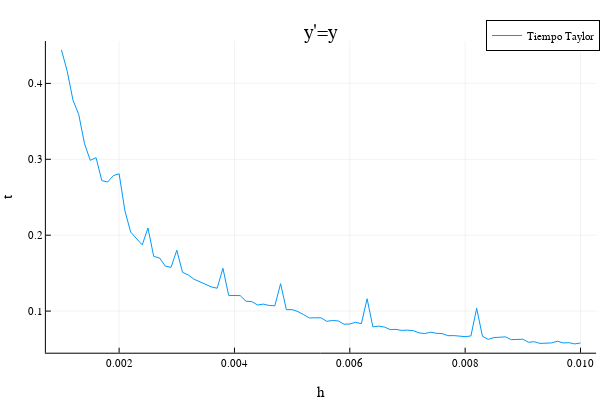

Notebook code for this chart:
### Code cell
plot(h,tiempoTaylor1.(h),label = "Tiempo Taylor",title = "y'=y", xlabel = "h",ylabel = "t")

### Figure 1 — Plotly figure (JSON) as saved in the notebook; plotly's stock layout.template omitted (floating-point values rounded to 4 significant figures)
{"data": [{"colorbar": {"title": ""}, "legendgroup": "Tiempo Taylor", "line": {"color": "rgba(0, 154, 250, 1.000)", "dash": "solid", "shape": "linear", "width": 1}, "mode": "lines", "name": "Tiempo Taylor", "showlegend": true, "type": "scatter", "x": [0.001, 0.0011, 0.0012, 0.0013, 0.0014, 0.0015, 0.0016, 0.0017, 0.0018, 0.0019, 0.002, 0.0021, 0.0022, 0.0023, 0.0024, 0.0025, 0.0026, 0.0027, 0.0028, 0.0029, 0.003, 0.0031, 0.0032, 0.0033, 0.0034, 0.0035, 0.0036, 0.0037, 0.0038, 0.0039, 0.004, 0.0041, 0.0042, 0.0043, 0.0044, 0.0045, 0.0046, 0.0047, 0.0048, 0.0049, 0.005, 0.0051, 0.0052, 0.0053, 0.0054, 0.0055, 0.0056, 0.0057, 0.0058, 0.0059, 0.006, 0.0061, 0.0062, 0.0063, 0.0064, 0.0065, 0.0066, 0.0067, 0.0068, 0.0069, 0.007, 0.0071, 0.0072, 0.0073, 0.0074, 0.0075, 0.0076, 0.0077, 0.0078, 0.0079, 0.008, 0.0081, 0.0082, 0.0083, 0.0084, 0.0085, 0.0086, 0.0087, 0.0088, 0.0089, 0.009, 0.0091, 0.0092, 0.0093, 0.0094, 0.0095, 0.0096, 0.0097, 0.0098, 0.0099, 0.01], "xaxis": "x", "y": [0.4442, 0.416, 0.3779, 0.3589, 0.3205, 0.2986, 0.3021, 0.2719, 0.2701, 0.2785, 0.2809, 0.2322, 0.2041, 0.1953, 0.1871, 0.2095, 0.172, 0.17, 0.1593, 0.1576, 0.1802, 0.151, 0.1475, 0.142, 0.1385, 0.1348, 0.1319, 0.1301, 0.1564, 0.1207, 0.1204, 0.1204, 0.113, 0.1126, 0.108, 0.1092, 0.1074, 0.107, 0.1361, 0.1018, 0.1019, 0.09936, 0.09531, 0.09088, 0.09117, 0.09115, 0.08649, 0.08765, 0.08702, 0.08268, 0.08303, 0.08529, 0.0833, 0.1162, 0.07924, 0.08019, 0.07896, 0.07566, 0.07588, 0.07454, 0.0749, 0.07427, 0.07128, 0.07042, 0.0722, 0.07077, 0.07039, 0.06759, 0.06772, 0.06681, 0.06637, 0.06722, 0.1037, 0.06683, 0.06277, 0.06507, 0.06604, 0.06603, 0.06233, 0.06306, 0.06296, 0.05892, 0.05961, 0.0574, 0.05813, 0.05808, 0.06028, 0.05808, 0.05837, 0.05679, 0.05799], "yaxis": "y", "zmax": null, "zmin": null}], "layout": {"annotations": [{"font": {"color": "rgba(0, 0, 0, 1.000)", "family": "sans-serif", "size": 20}, "rotation": 0, "showarrow": false, "text": "y'=y", "x": 0.535, "xanchor": "center", "xref": "paper", "y": 1, "yanchor": "top", "yref": "paper"}], "height": 400, "legend": {"bgcolor": "rgba(255, 255, 255, 1.000)", "bordercolor": "rgba(0, 0, 0, 1.000)", "borderwidth": 1, "font": {"color": "rgba(0, 0, 0, 1.000)", "family": "sans-serif", "size": 11}, "title": {"font": {"color": "rgba(0, 0, 0, 1.000)", "family": "sans-serif", "size": 15}, "text": ""}, "tracegroupgap": 0, "traceorder": "normal", "x": 1, "xanchor": "auto", "y": 1, "yanchor": "auto"}, "margin": {"b": 20, "l": 0, "r": 0, "t": 20}, "paper_bgcolor": "rgba(255, 255, 255, 1.000)", "plot_bgcolor": "rgba(255, 255, 255, 1.000)", "showlegend": true, "width": 600, "xaxis": {"anchor": "y", "domain": [0.07647, 0.9934], "gridcolor": "rgba(0, 0, 0, 0.100)", "gridwidth": 0.5, "linecolor": "rgba(0, 0, 0, 1.000)", "mirror": false, "range": [0.00073, 0.01027], "showgrid": true, "showline": true, "showticklabels": true, "tickangle": 0, "tickcolor": "rgb(0, 0, 0)", "tickfont": {"color": "rgba(0, 0, 0, 1.000)", "family": "sans-serif", "size": 11}, "tickmode": "array", "ticks": "inside", "ticktext": ["0.002", "0.004", "0.006", "0.008", "0.010"], "tickvals": [0.002, 0.004, 0.006, 0.008, 0.01], "title": "h", "titlefont": {"color": "rgba(0, 0, 0, 1.000)", "family": "sans-serif", "size": 15}, "type": "-", "visible": true, "zeroline": false, "zerolinecolor": "rgba(0, 0, 0, 1.000)"}, "yaxis": {"anchor": "x", "domain": [0.07581, 0.9415], "gridcolor": "rgba(0, 0, 0, 0.100)", "gridwidth": 0.5, "linecolor": "rgba(0, 0, 0, 1.000)", "mirror": false, "range": [0.04517, 0.4558], "showgrid": true, "showline": true, "showticklabels": true, "tickangle": 0, "tickcolor": "rgb(0, 0, 0)", "tickfont": {"color": "rgba(0, 0, 0, 1.000)", "family": "sans-serif", "size": 11}, "tickmode": "array", "ticks": "inside", "ticktext": ["0.1", "0.2", "0.3", "0.4"], "tickvals": [0.1, 0.2, 0.3, 0.4], "title": "t", "titlefont": {"color": "rgba(0, 0, 0, 1.000)", "family": "sans-serif", "size": 15}, "type": "-", "visible": true, "zeroline": false, "zerolinecolor": "rgba(0, 0, 0, 1.000)"}}}
